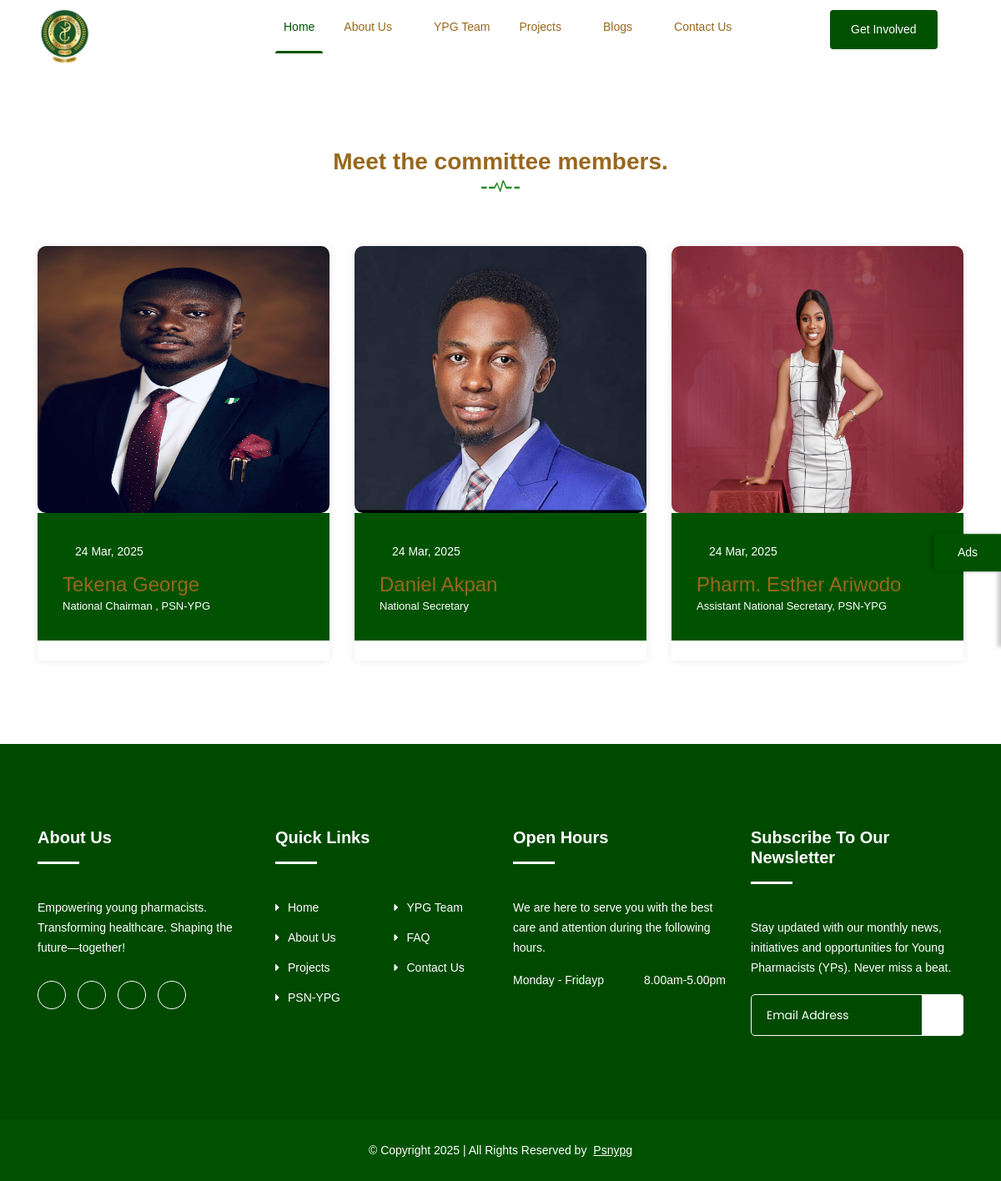
The app's page /excos_user/ with its own data.
### psnypg/models.py (models this page shows, shortened)
class ExcosUser(models.Model):
    excos_user_name = models.CharField(max_length=255)
    excos_user_description = models.TextField()
    excos_user_slug = models.SlugField (max_length=255,blank=True, null=True)
    excos_user_email = models.EmailField(max_length=255)
    excos_user_whatsapp_number = models.CharField(max_length=15)
    excos_user_img = models.ImageField(upload_to='excos_images/')
    excos_user_linkedIn_url = models.URLField(max_length=255, blank=True, null=True)  # LinkedIn URL field
    excos_user_publish_date = models.DateTimeField(auto_now_add=True)
    excos_user_author = models.ForeignKey(User, on_delete=models.CASCADE)
    class Meta:
        ordering = ['excos_user_publish_date']

### psnypg/views.py (the view)
# urls.py: path('excos_user/', ExcosUserPage.as_view(), name='excos_user'),  # List all users
class ExcosUserPage(ListView):
    model = ExcosUser
    template_name = 'psnypg/excos_user.html'
    context_object_name = 'excos_users'
    def get_queryset(self):
        email = self.kwargs.get('email')  # Get email from the URL
        if email:
            return ExcosUser.objects.filter(excos_user_email=email)  # Show specific user by email
        return ExcosUser.objects.all()  # Show all users if no email is provided

### templates/psnypg/excos_user.html
{% extends "base.html" %}
{% load static %}
{% block content %}
<section class="blog section" id="blog">
    <div class="container">
        <div class="row">
            <div class="col-lg-12">
                <div class="section-title">
                    <h3 style="color: #98681e; font-family: sans-serif;">Meet the committee members.</h3>
                    <img src="{% static 'img/section-img.png' %}" alt="#">
                </div>
            </div>
        </div>
        <div class="row">
            {% for post in excos_users %}
            <div class="col-lg-4 col-md-6 col-12">
                <div class="single-news">
                    <div class="news-head">
                        <img src="{{ post.excos_user_img.url }}" style="height: 320px; border-radius: 10px;" alt="#">
                    </div>
                    <div class="news-body">
                        <div class="news-content">
                            <div class="date">24 Mar, 2025</div>
                            <h4 style="color: #98681e; font-family: sans-serif;">
                                <a href="blog-single.html">{{ post.excos_user_name }}</a>
                            </h4>
                            <p class="text" style="color: #fff;">{{ post.excos_user_description }}</p>
                        </div>
                        <ul style="list-style: none; padding: 0; margin: 0; display: flex; justify-content: flex-start; margin-left: 20px;">
                            <li style="margin-right: 10px;">
                                <a href="{{ post.excos_user_linkedIn_url }}" target="_blank" style="color: #005200; font-size: 20px; text-decoration: none;">
                                    <i class="icofont-linkedIn"></i>
                                </a>
                            </li>
                            <li style="margin-right: 10px;">
                                <a href="mailto:{{ post.excos_user_email }}" target="_blank" style="color: #005200; font-size: 20px; text-decoration: none;">
                                    <i class="icofont-envelope"></i>
                                </a>
                            </li>
                            <li style="margin-right: 10px;">
                                <a href="https://wa.me/{{ post.excos_user_whatsapp_number }}?text=Hi Psn-Ypg?" target="_blank" style="color: #005200; font-size: 20px; text-decoration: none;">
                                    <i class="icofont-whatsapp"></i>
                                </a>
                            </li>
                        </ul>
                    </div>
                </div>
            </div>
            {% endfor %}
        </div>
    </div>
</section>
{% endblock %}

### records on screen
ExcosUser: excos_user_img (picture), excos_user_name "Tekena George", excos_user_description "National Chairman , PSN-YPG"
ExcosUser: excos_user_img (picture), excos_user_name "Daniel Akpan", excos_user_description "National Secretary"
ExcosUser: excos_user_img (picture), excos_user_name "Pharm. Esther Ariwodo", excos_user_description "Assistant National Secretary, PSN-YPG"
